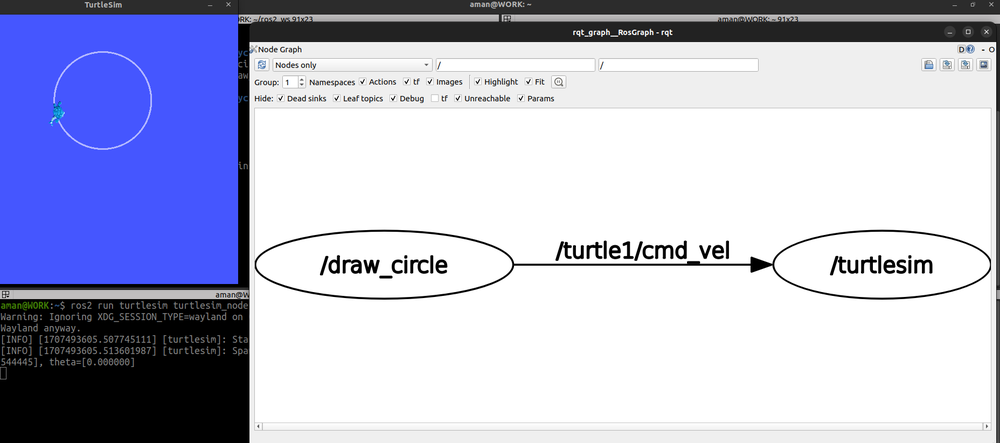
#> input picture R0S2 Humble/ros2_draw_circle_turtlesim.png, 1000 x 443 px, shrunk from 1856 x 822 before the run, given in place of the camera
$ jupyter execute 'Object Tracking Color Detection.ipynb'
#> lines starting #> are read from the running program, lines starting #| are printed output that depends on the picture; after the words box and inside, x2 and y2 are one past the last pixel; in counts of white or black regions, pixels touching at a corner belong together
[cell 1]
import cv2 as cv
import numpy as np
cap = cv.VideoCapture(0)
while(1):
    # Take each frame
    _, frame = cap.read()
#> frame is the input picture: shape (443, 1000, 3); mean B, G, R 209.8, 185.5, 183
    # Convert BGR to HSV
    hsv = cv.cvtColor(frame, cv.COLOR_BGR2HSV)
#> hsv: shape (443, 1000, 3); mean H, S, V 22.1, 30.6, 210.2
    # define range of colors in HSV
    lower_blue = np.array([80,50,50])
    upper_blue = np.array([130,255,255])
    lower_red = np.array([160, 80, 20])
    upper_red = np.array([179, 255, 255])
    # Threshold the HSV image to get only blue colors
    mask = cv.inRange(hsv, lower_blue, upper_blue)
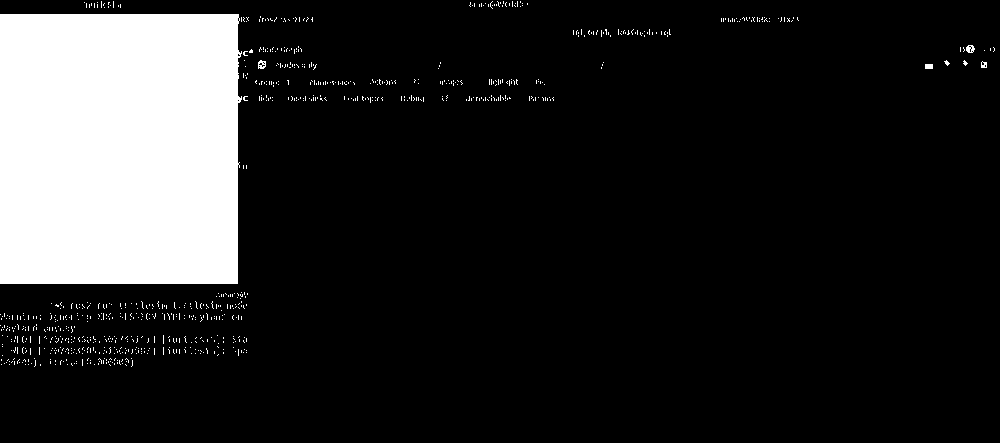
#> mask: shape (443, 1000); 15.1% white; 862 white regions (857 under 20 px), largest, box (x1, y1, x2, y2) and area: (0, 14, 242, 284) 64323, (966, 45, 975, 53) 50, (258, 60, 266, 69) 49, (925, 64, 933, 69) 40, (981, 61, 987, 68) 30
    mask1= cv.inRange(hsv, lower_red, upper_red)
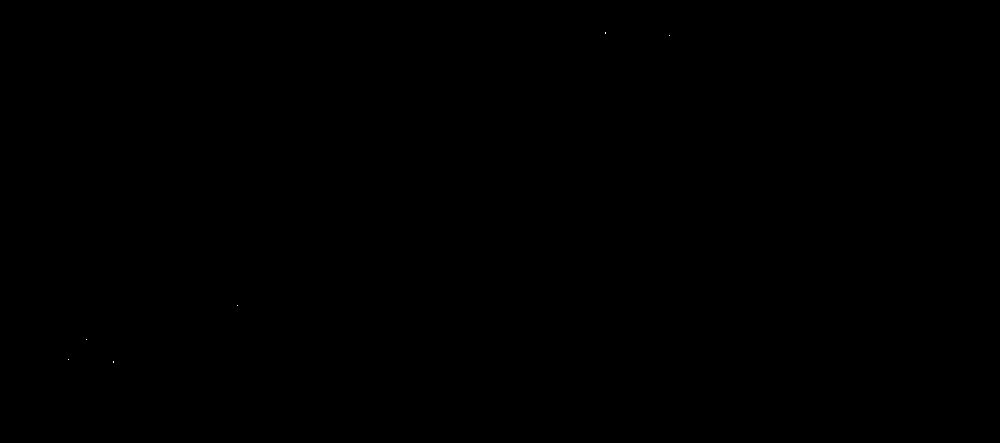
#> mask1: shape (443, 1000); 0% white in thin lines or dots, all inside (x1, y1, x2, y2) = (68, 32, 670, 363)
    # Bitwise-AND mask and original image
    result = cv.bitwise_and(frame,frame, mask=mask|mask1)
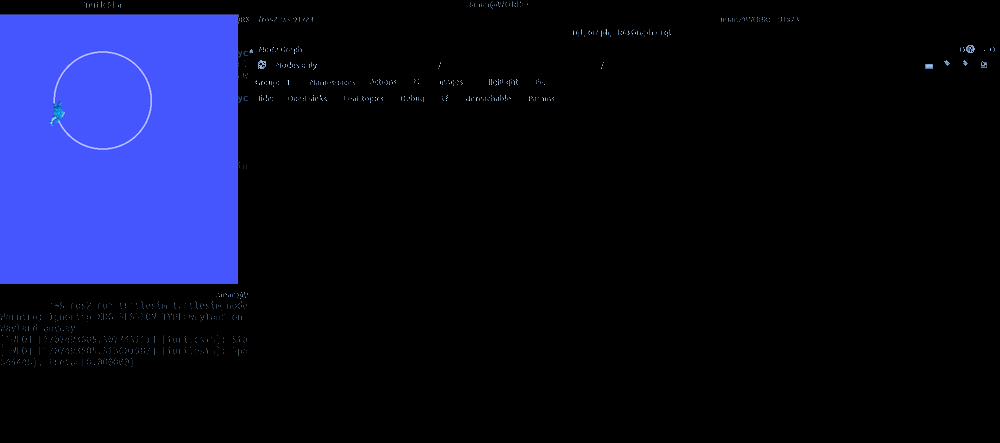
#> result: shape (443, 1000, 3); mean B, G, R 37.6, 13.1, 10.5
    cv.imshow('Result', result)
    k = cv.waitKey(5) & 0xFF
#> (key Esc is pressed here)
    if k == 27:
        break
cv.destroyAllWindows()
